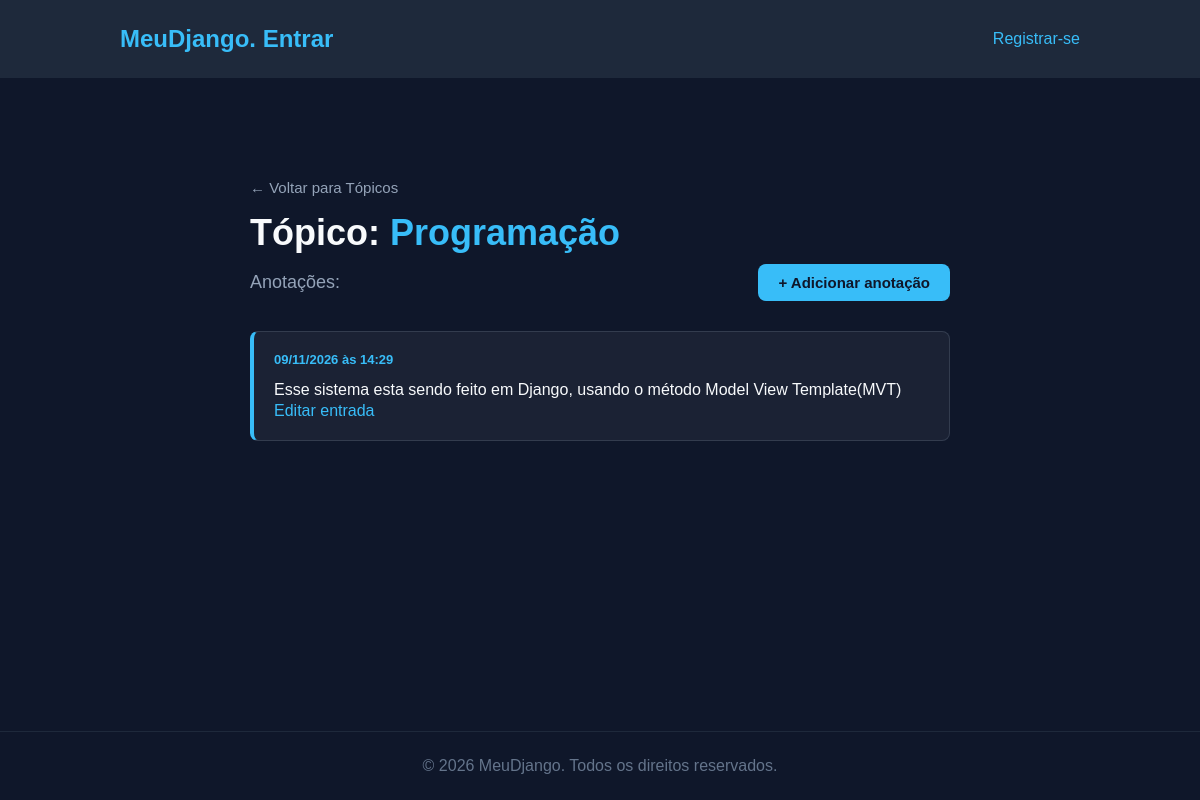
Before: /topic/5/ with the older database file.
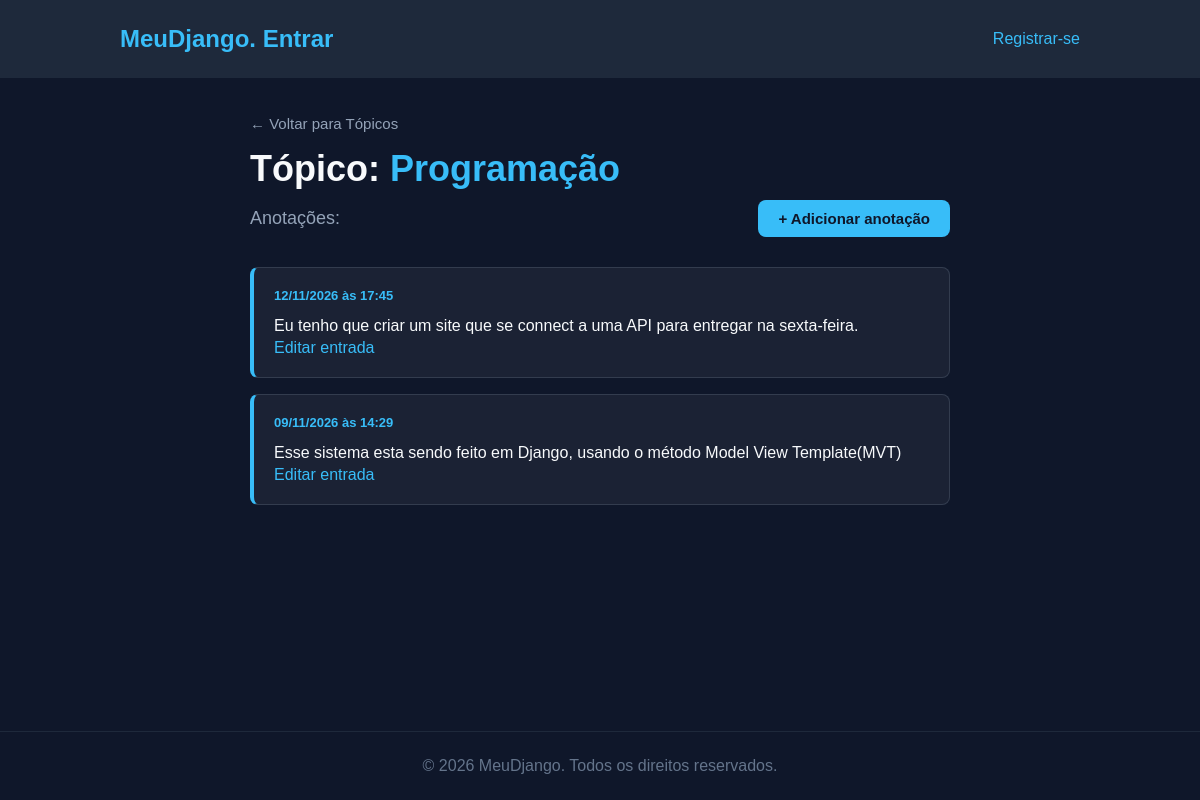
After: the same page with the newer database file.
### learning_logs/models.py (models this page shows, shortened)
class Entry(models.Model):
    topic = models.ForeignKey(Topic, on_delete=models.CASCADE)
    text = models.TextField()
    date_added = models.DateTimeField(auto_now_add=True)
    class Meta:
        verbose_name_plural = 'entries'

### learning_logs/views.py (the view)
# urls.py: path("topic/<topic_id>/", views.topic, name='topic'),
def topic(request, topic_id):
    topic = Topic.objects.get(id = topic_id)
    entries = topic.entry_set.order_by('-date_added')#O - faz com que seja na ordem inversa
    context = {'topic':topic, 'entries':entries}
    return render(request, 'learning_logs/topic.html', context)

### learning_logs/models.py (called while the page is built)
    def __str__(self):
        return self.text

### learning_logs/templates/learning_logs/topic.html (shortened to what this page needs)
{% extends "learning_logs/base.html" %}
{% block content %}
<section style="
    display: flex;
    justify-content: center;
    align-items: center;
    min-height: 60vh;
    padding: 30px;
">
    <div style="width: 100%; max-width: 700px;">
        <div style="margin-bottom: 15px;">
            <a href="{% url 'topics' %}" style="
                color: #94a3b8;
                text-decoration: none;
                font-size: 15px;
            ">
                ← Voltar para Tópicos
            </a>
        </div>
        <h2 style="font-size: 36px; margin-bottom: 10px;">
            Tópico: <span style="color: #38bdf8;">{{ topic }}</span>
        </h2>
        <div style="
            display: flex;
            justify-content: space-between;
            align-items: center;
            margin-bottom: 30px;
            flex-wrap: wrap;
            gap: 15px;
        ">
            <p style="color: #94a3b8; font-size: 18px; margin: 0;">
                Anotações:
            </p>
            <a href="{% url 'add_entry' topic.id %}" style="
                display: inline-block;
                background-color: #38bdf8;
                color: #0f172a;
                font-weight: bold;
                padding: 10px 20px;
                border-radius: 8px;
                text-decoration: none;
                font-size: 15px;
            ">
                + Adicionar anotação
            </a>
        </div>
        <ul style="list-style: none; padding: 0; margin: 0;">
            {% for entry in entries %}
                <li style="
                    background-color: rgba(255, 255, 255, 0.05);
                    border: 1px solid rgba(148, 163, 184, 0.2);
                    border-left: 4px solid #38bdf8;
                    border-radius: 8px;
                    padding: 20px;
                    margin-bottom: 16px;
                ">
                    <div style="
                        color: #38bdf8;
                        font-size: 13px;
                        font-weight: bold;
                        margin-bottom: 10px;
                    ">
                        {{ entry.date_added|date:"d/m/Y \à\s H:i" }}
                    </div>
                    <div style="
                        font-size: 16px;
                        line-height: 1.6;
                    ">
                        {{ entry.text|linebreaks }}
                    </div>
                    <p>
                        <a href="{% url 'edit_entry' entry.id %}">Editar entrada</a>
                    </p>
                </li>
            {% endfor %}
        </ul>
    </div>
</section>
{% endblock content %}

Changed rows visible on the page:
added Entry: date_added "12/11/2026 às 17:45", text "Eu tenho que criar um site que se connect a uma API para entregar na sexta-feira."
